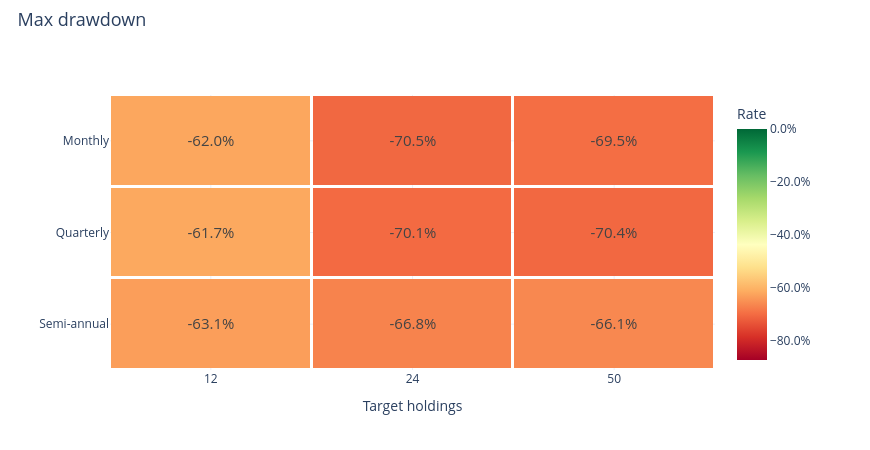

Here is the notebook cell this chart was saved with:
### Markdown cell above
### Maximum drawdown

### Code cell
research.heatmap('maximum_drawdown')

### Figure 1 — Plotly figure (JSON) as saved in the notebook; plotly's stock layout.template omitted (floating-point values rounded to 4 significant figures)
{"data": [{"colorbar": {"tickformat": ".1%", "title": {"text": "Rate"}}, "colorscale": [[0.0, "rgb(165,0,38)"], [0.1, "rgb(215,48,39)"], [0.2, "rgb(244,109,67)"], [0.3, "rgb(253,174,97)"], [0.4, "rgb(254,224,139)"], [0.5, "rgb(255,255,191)"], [0.6, "rgb(217,239,139)"], [0.7, "rgb(166,217,106)"], [0.8, "rgb(102,189,99)"], [0.9, "rgb(26,152,80)"], [1.0, "rgb(0,104,55)"]], "text": [["-62.0%", "-70.5%", "-69.5%"], ["-61.7%", "-70.1%", "-70.4%"], ["-63.1%", "-66.8%", "-66.1%"]], "textfont": {"size": 15}, "texttemplate": "%{text}", "type": "heatmap", "x": ["12", "24", "50"], "xgap": 3, "y": ["Monthly", "Quarterly", "Semi-annual"], "ygap": 3, "z": [[-0.6197, -0.7049, -0.6954], [-0.6168, -0.7013, -0.7045], [-0.6312, -0.6681, -0.6606]], "zmax": 0.0, "zmin": -0.8715}], "layout": {"height": 450, "hovermode": "closest", "legend": {"font": {"size": 12}, "itemclick": "toggle", "itemdoubleclick": "toggleothers", "x": 1.025, "y": 1}, "margin": {"b": 80, "l": 110, "r": 155, "t": 95}, "title": {"font": {"size": 18}, "text": "Max drawdown", "x": 0.02, "y": 0.97}, "width": 870, "xaxis": {"title": {"text": "Target holdings"}}, "yaxis": {"autorange": "reversed"}}}
